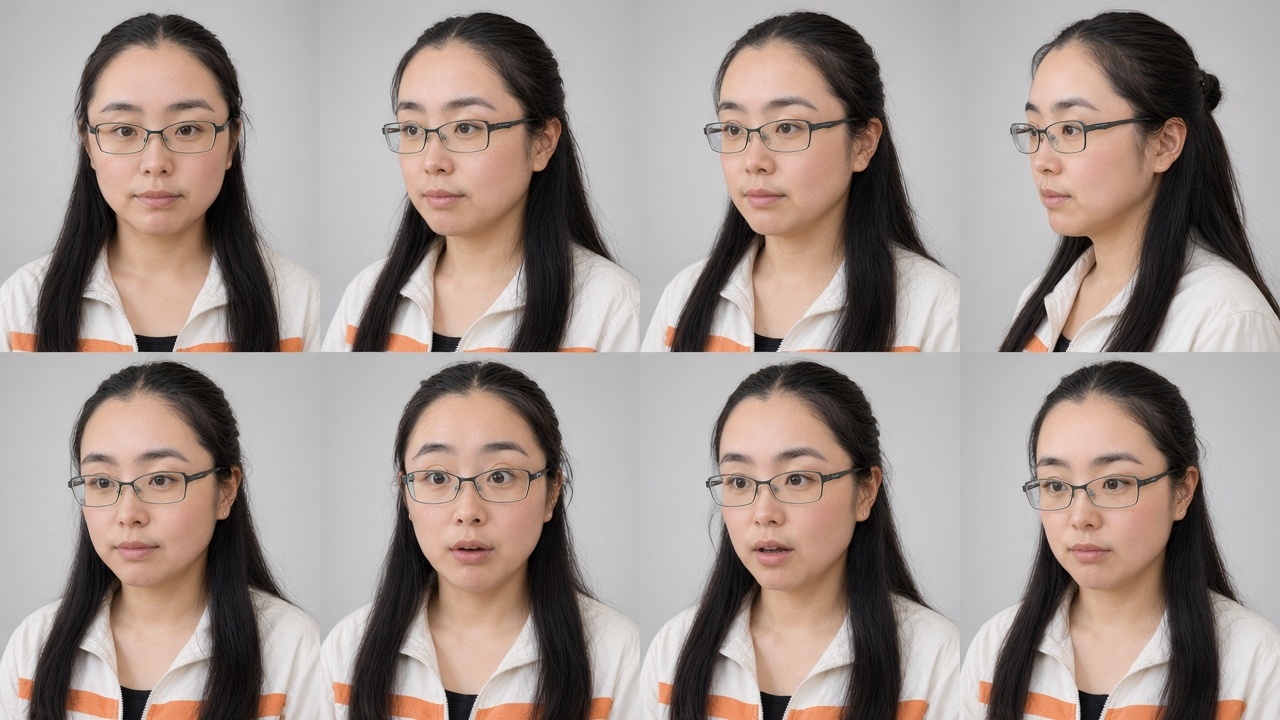
#> input picture assets/character/cands/f1_grokimagin_cur.jpg, 1280 x 720 px, given in place of orig_padded.jpg, which was not available
$ python facepaste.py ../../assets/character/cands/f1_grokimagin_cur.jpg ../../assets/character/cands/f1_grokimagin_y28.jpg
#> lines starting #> are read from the running program, lines starting #| are printed output that depends on the picture; pictures that were not available may be replaced by others from this repository, and a replacement may not be noted
"""Paste the ORIGINAL anime faces (refs/jade/Pasted image.png, padded to 1536x1024) pixel-exact back onto an edited
sheet, aligned per head by template matching (+-40 px, scale 0.94-1.06), feathered mask. Usage: facepaste.py EDIT OUT"""
import sys, numpy as np, cv2
ROOT = "/home/user/rewind-music-video"
BOXES = [(150, 40, 255, 166), (515, 45, 620, 166), (888, 45, 966, 160)]   # face regions in orig_padded coords (above headphones)
def paste(edit_path, out_path, orig_path=ROOT + "/assets/character/anime/cands/orig_padded.jpg"):
    O = cv2.imread(orig_path).astype(np.float32); E = cv2.imread(edit_path).astype(np.float32); R = E.copy()
    for (x0, y0, x1, y1) in BOXES:
        T = O[y0:y1, x0:x1]; best = (-1, None)
        for s in np.linspace(0.94, 1.06, 13):
            Ts = cv2.resize(T, None, fx=s, fy=s); m = 40
            sx0, sy0 = max(0, x0 - m), max(0, y0 - m); S = E[sy0:y1 + m + 10, sx0:x1 + m + 10]
            if S.shape[0] < Ts.shape[0] or S.shape[1] < Ts.shape[1]: continue
            r = cv2.matchTemplate(S, Ts, cv2.TM_CCOEFF_NORMED); _, v, _, loc = cv2.minMaxLoc(r)
            if v > best[0]: best = (v, (s, sx0 + loc[0], sy0 + loc[1], Ts))
        v, (s, px, py, Ts) = best; h, w = Ts.shape[:2]
        mask = np.zeros((h, w), np.float32); f = max(4, int(0.12 * min(h, w)))
        mask[f:h - f // 2, f:w - f] = 1; mask = cv2.GaussianBlur(mask, (0, 0), f / 2)[..., None]
        R[py:py + h, px:px + w] = Ts * mask + R[py:py + h, px:px + w] * (1 - mask)
        print(f"box {x0},{y0}: corr {v:.3f} scale {s:.2f} at {px},{py} (dx {px - x0}, dy {py - y0})")
#> this loop made 3 passes
#> pass 1, in paste, `T = O[y0:y1, x0:x1]`:
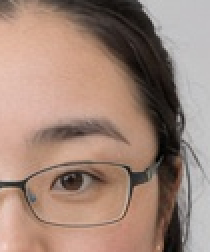
#> T: shape (126, 105, 3) float32 (shown 2 times larger); mean B, G, R 119.6, 132.8, 159.2
#> pass 2, in paste, `T = O[y0:y1, x0:x1]`:
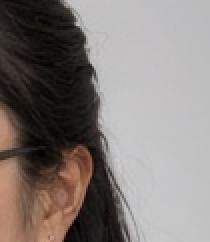
#> T: shape (121, 105, 3) float32 (shown 2 times larger); mean B, G, R 120.7, 124.1, 131.7
#> pass 3, in paste, `T = O[y0:y1, x0:x1]`:
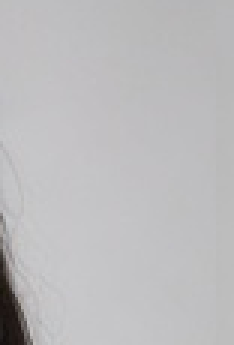
#> T: shape (115, 78, 3) float32 (shown 3 times larger); mean B, G, R 189.7, 188.1, 188.7
#> after the loop: R: shape (720, 1280, 3) float32; mean B, G, R 140.8, 146.9, 159.8
#> after the loop:
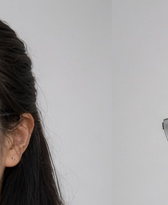
#> S: shape (205, 168, 3) float32; mean B, G, R 157.2, 157.4, 159.8
#> after the loop:
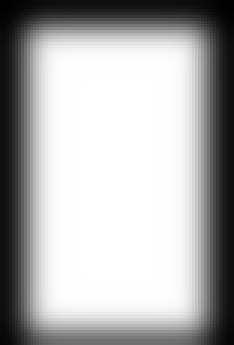
#> mask: shape (115, 78, 1) float32 (shown 3 times larger); min 0.0034, max 1, mean 0.685
#> after the loop:
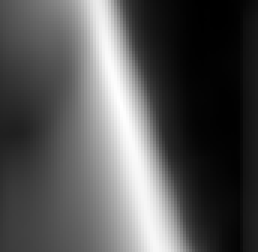
#> r: shape (84, 86) float32 (shown 3 times larger); min -0.241, max 0.995, mean 0.17; drawn with min black and max white
    cv2.imwrite(out_path, R.clip(0, 255).astype(np.uint8), [cv2.IMWRITE_JPEG_QUALITY, 95])
if __name__ == "__main__":
    paste(sys.argv[1], sys.argv[2])

$ run again, on assets/character/cands/f1_grokimagin_y28.jpg
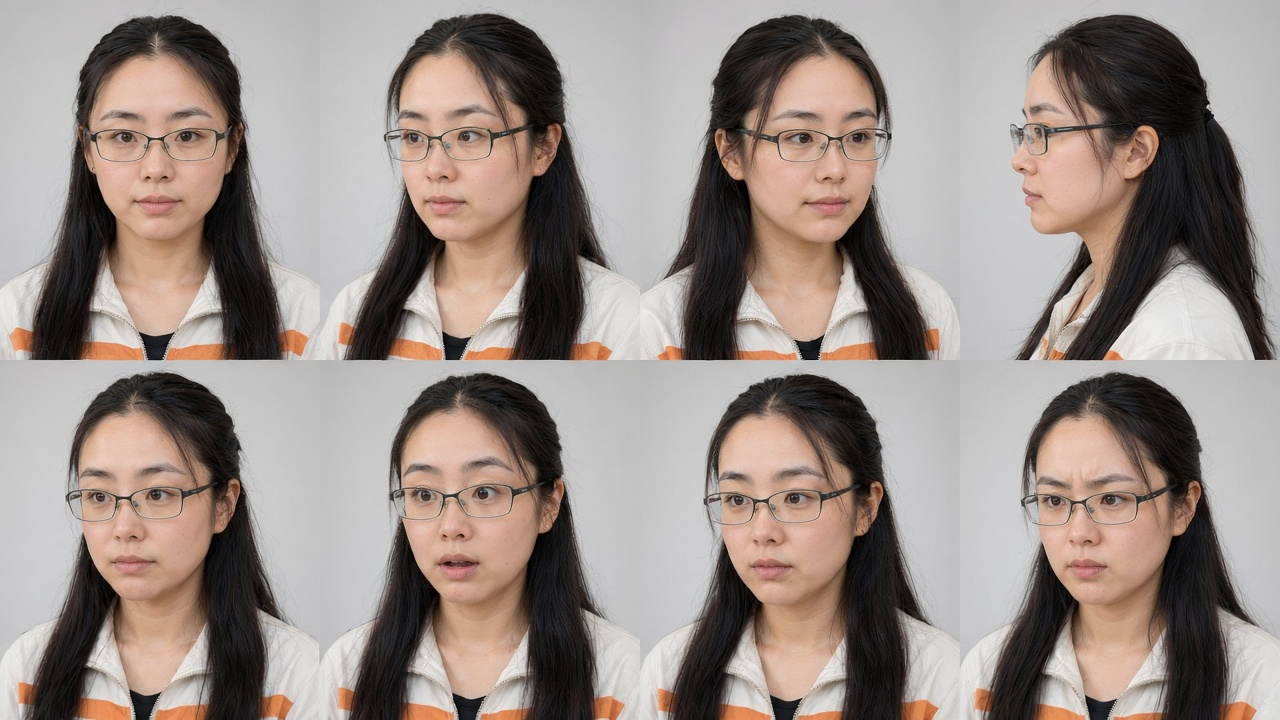
#> input picture assets/character/cands/f1_grokimagin_y28.jpg, 1280 x 720 px, given in place of orig_padded.jpg, which was not available
#> after the loop in paste, `for (x0, y0, x1, y1) in BOXES:`:
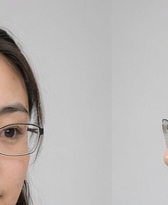
#> S: shape (205, 168, 3) float32; mean B, G, R 180.9, 183.1, 187.6
#> after the loop in paste, `for (x0, y0, x1, y1) in BOXES:`:
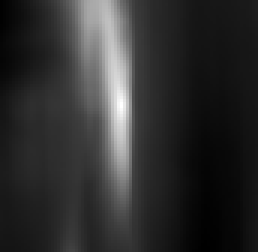
#> r: shape (84, 86) float32 (shown 3 times larger); min -0.173, max 0.979, mean 0.042; drawn with min black and max white

$ run again, on assets/character/cands/f2_nanobanana_cur.jpg
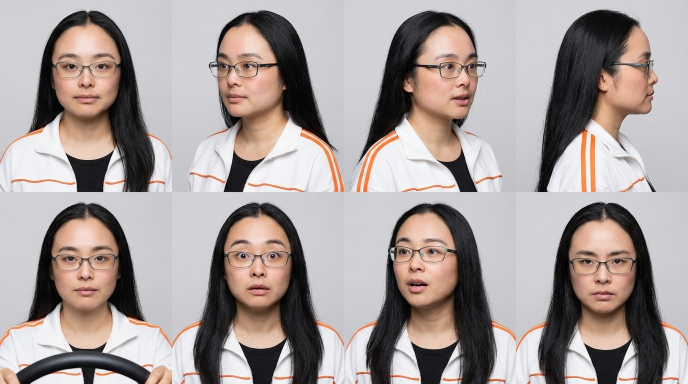
#> input picture assets/character/cands/f2_nanobanana_cur.jpg, 1376 x 768 px, given in place of orig_padded.jpg, which was not available (shown at 1/2 size)
#> after the loop in paste, `for (x0, y0, x1, y1) in BOXES:`:
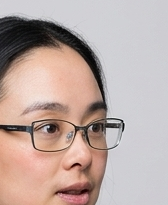
#> S: shape (205, 168, 3) float32; mean B, G, R 163.4, 169, 188.1
#> after the loop in paste, `for (x0, y0, x1, y1) in BOXES:`:
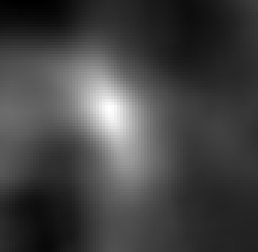
#> r: shape (84, 86) float32 (shown 3 times larger); min -0.296, max 0.896, mean 0.0171; drawn with min black and max white
